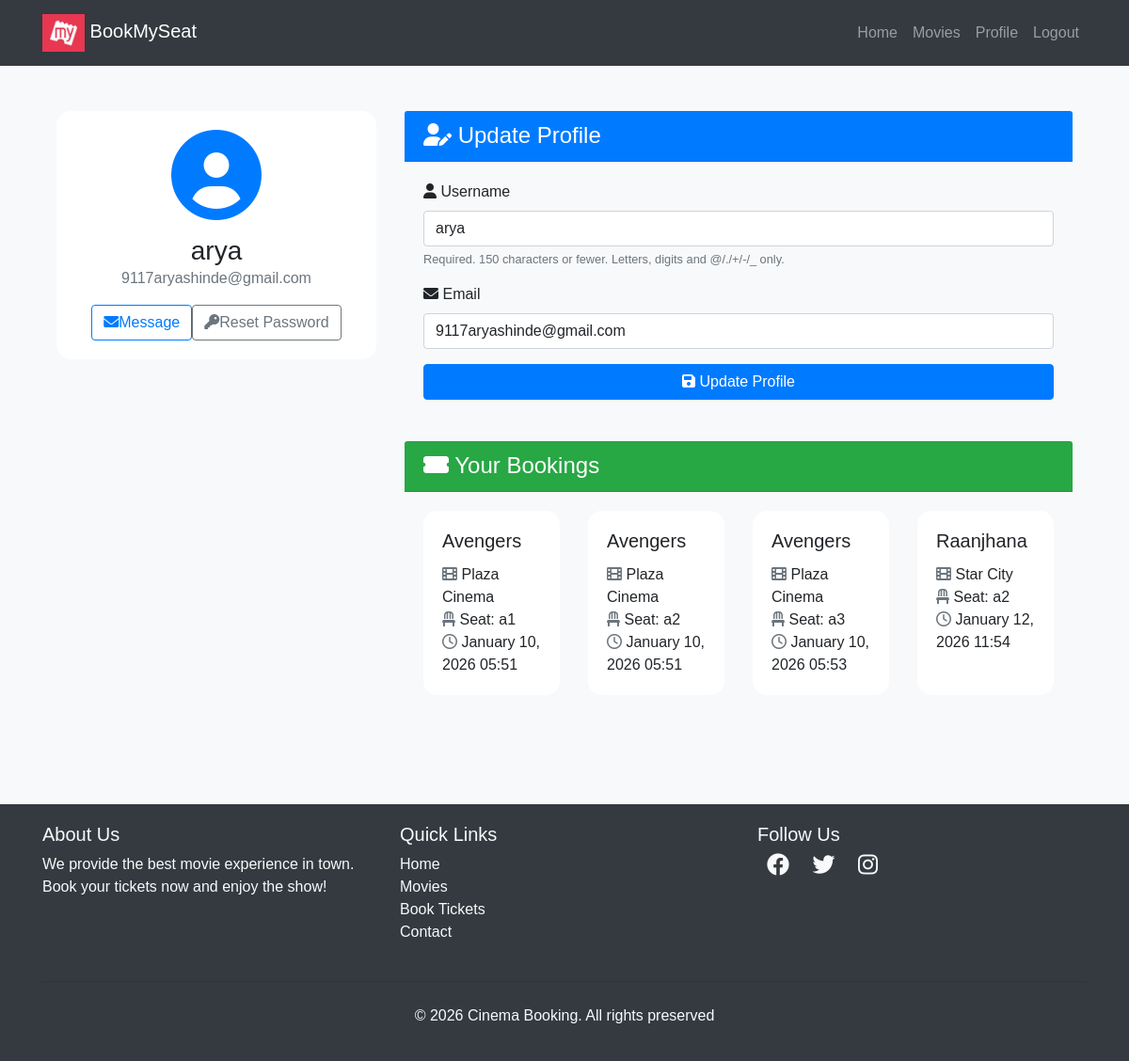
The page /users/profile/ (signed in) on the database its author committed.
### movies/models.py (models this page shows, shortened)
class Booking(models.Model):
    user = models.ForeignKey(User, on_delete=models.CASCADE)
    seat = models.OneToOneField(Seat, on_delete=models.CASCADE)
    movie = models.ForeignKey(Movie, on_delete=models.CASCADE)
    theater = models.ForeignKey(Theater, on_delete=models.CASCADE)
    booked_at = models.DateTimeField(auto_now_add=True)

class Movie(models.Model):
    name = models.CharField(max_length=255)
    image = models.ImageField(upload_to='movies/')
    rating = models.DecimalField(max_digits=3, decimal_places=1)
    cast = models.TextField()
    description = models.TextField(blank=True, null=True) # optional
    genre = models.CharField(max_length=255, blank=True, null=True)
    language = models.CharField(max_length=255, blank=True, null=True)

class Theater(models.Model):
    name = models.CharField(max_length=255)
    movie = models.ForeignKey(Movie, on_delete=models.CASCADE, related_name='theaters')
    time = models.DateTimeField()

class Seat(models.Model):
    theater = models.ForeignKey(Theater, on_delete=models.CASCADE, related_name='seats') # which seat belongs to which theater
    seat_number = models.CharField(max_length=10)
    is_booked = models.BooleanField(default=False) # checking if the seat is booked or not

### users/views.py (the view)
# urls.py: path('profile/', profile, name='profile'),
@login_required
def profile(request):
    bookings = Booking.objects.filter(user = request.user)
    if request.method == 'POST':
        u_form = UserUpdateForm(request.POST, instance=request.POST)
        if u_form.is_valid():
            u_form.save()
            return redirect('profile')
    else:
        u_form = UserUpdateForm(instance=request.user)
    return render(request, 'users/profile.html', {'u_form':u_form, 'bookings':bookings})

### users/forms.py
class UserUpdateForm(forms.ModelForm):
    email = forms.EmailField()
    class Meta:
        model = User
        fields = ['username', 'email']

### templates/users/profile.html (shortened to what this page needs)
{% extends "users/basic.html" %}
{% block content %}
    <div class="container py-5">
        <div class="row">
            <div class="col-lg-4 mb-4">
                <div class="card shadow">
                    <div class="card-body text-center">
                        <div class="mb-3">
                            <i class="fas fa-user-circle fa-6x text-primary"></i>
                        </div>
                        <h3 class="card-title mb-0">{{user.username}}</h3>
                        <p class="text-muted mb-3">{{user.email}}</p>
                        <div class="d-flex justify-content-center">
                            <a href="#" class="btn btn-outline-primary me-2"><i class="fas fa-envelope me-2"></i>Message</a>
                            <a href="{% url 'password_reset' %}" class="btn btn-outline-secondary"><i class="fas fa-key me-2"></i>Reset Password</a>
                        </div>
                    </div>
                </div>
            </div>
            <div class="col-lg-8">
                <div class="card-shadow mb-4">
                    <div class="card-header bg-primary text-white">
                        <h4 class="mb-0"><i class="fas fa-user-edit me-2"></i> Update Profile</h4>
                    </div>
                    <div class="card-body">
                        <form method="POST">
                            {% for field in u_form %}
                                <div class="mb-3">
                                    <label for="{{field.id_for_label}}" class="form-label">
                                        <i class="fas fa-{% if field.name == 'username' %}user{% elif field.name == 'email' %}envelope{% else %}info-circle{% endif %} me-2"></i>
                                        {{field.label}}
                                    </label>
                                    {{field}}
                                    {% if field.help_text %}
                                        <small class="form-text text-muted">{{ field.help_text }}</small>
                                    {% endif %}
                                </div>
                            {% endfor %}
                            <button class="btn btn-primary w-100" type="submit"><i class="fas fa-save me-2"></i> Update Profile</button>
                        </form>
                    </div>
                 </div>
                 <div class="card-shadow">
                    <div class="card-header bg-success text-white">
                        <h4 class="mb-0"><i class="fas fa-ticket-alt me-2"> </i> Your Bookings</h4>
                    </div>
                    <div class="card-body">
                        {% if bookings %}
                            <div class="row row-cols-1 row-cols-md-2 g-4">
                                {% for booking in bookings %}
                                    <div class="col">
                                        <div class="card h-100 border-0 shadow-sm">
                                            <div class="card-body">
                                                <h5 class="card-title">{{ booking.movie.name }}</h5>
                                                <p class="card-text">
                                                    <i class="fas fa-film me-2 text-muted"> </i>  {{ booking.theater.name }}<br>
                                                    <i class="fas fa-chair me-2 text-muted"> </i>  Seat: {{ booking.seat.seat_number }}<br>
                                                    <i class="far fa-clock me-2 text-muted"> </i>  {{ booking.booked_at|date:"F d, Y H:i" }}
                                                </p>
                                            </div>
                                        </div>
                                    </div>
                                {% endfor %}
                            </div>
                        {% else %}
                            <div class="text-center py-5">
                                <i class="fas fa-ticket-alt fa-4x text-muted mb-3"></i>
                                <p class="lead mb-0">No bookings yet. Time to plan your next movie night!</p>
                            </div>
                        {% endif %}
                    </div>
                </div>
            </div>
        </div>
    </div>
    <link rel="stylesheet" href="https://cdnjs.cloudflare.com/ajax/libs/font-awesome/6.0.0-beta3/css/all.min.css">
{% endblock %}

### templates/users/basic.html (style rules this page uses)
body { font-family: Arial, sans-serif; }

### templates/users/profile.html (style rules this page uses)
body { background-color: #f8f9fa; }
.card { border-radius: 15px; border: 5px; border-color: green; transition: transform 0.3s ease-in-out; }
.card-header { border-top-left-radius: 15px; border-bottom-left-radius: 15px; }
form input, form select, form textarea { display: block; width: 100%; padding: 0.375rem 0.75rem; font-size: 1rem; font-weight: 400; line-height: 1.5; color: #212529; background-color: #fff; background-clip: padding-box; border: 1px solid #ced4da; border-radius: 0.25rem; transition: border-color 0.15s ease-in-out, box-shadow 0.15s ease-in-out; }

### rows shown on the page
Booking: movie.name "Avengers", theater.name "Plaza Cinema", seat.seat_number "a1", booked_at "January 10, 2026 05:51"
Booking: movie.name "Avengers", theater.name "Plaza Cinema", seat.seat_number "a2", booked_at "January 10, 2026 05:51"
Booking: movie.name "Avengers", theater.name "Plaza Cinema", seat.seat_number "a3", booked_at "January 10, 2026 05:53"
Booking: movie.name "Raanjhana", theater.name "Star City", seat.seat_number "a2", booked_at "January 12, 2026 11:54"

### other values the page prints
{{ user.username }} "arya"
{{ user.email }} "9117aryashinde@gmail.com"
{{ field.label }} "Username" "Email"
{{ field.help_text }} "Required. 150 characters or fewer. Letters, digits and @/./+/-/_ only."
